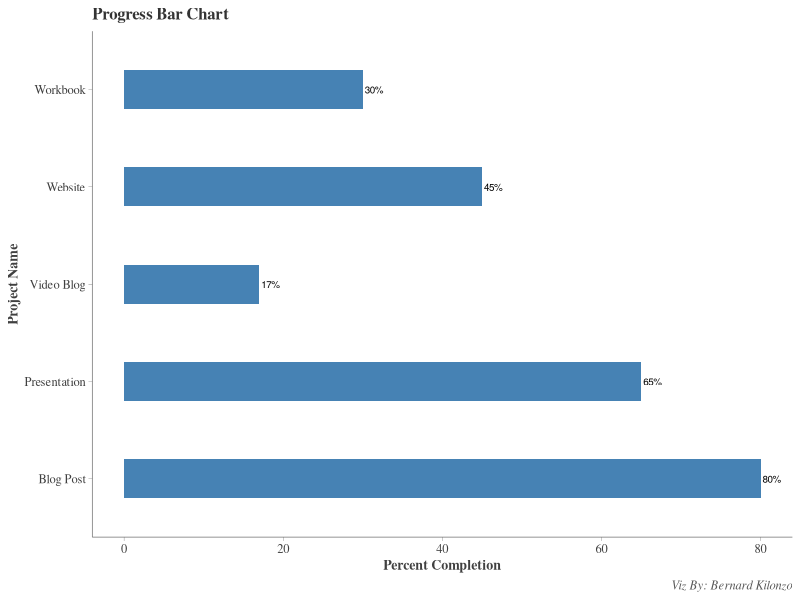
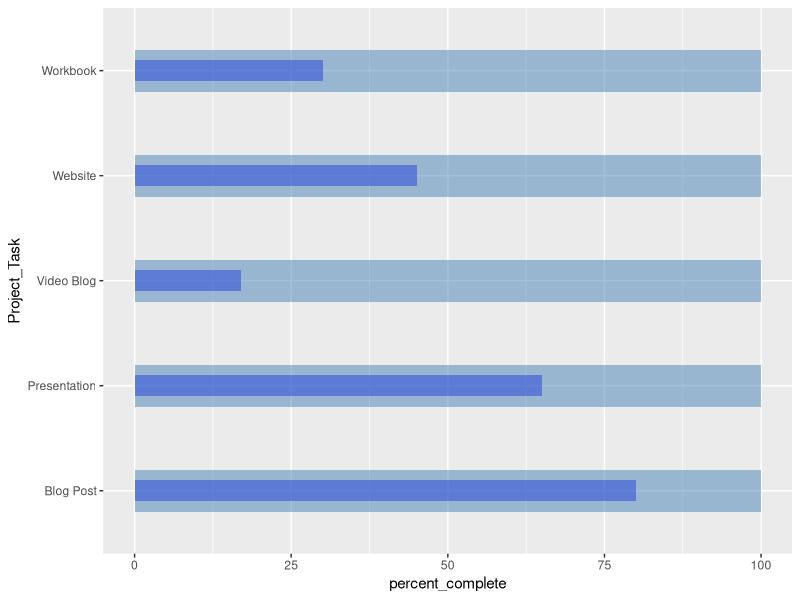

R code for these plots, in order:
setwd("C:\\Users\\berna\\OneDrive\\Desktop\\Production\\dataviz\\code\\Progress bar chart")

#load libraries
library(tidyverse)

#create data
data<-data.frame(ID = 1:5,
                 Project_Task = c("Blog Post","Presentation","Workbook","Website","Video Blog"),
                 percent_complete =c(80,65,30,45,17))

#creating progress bar chart (a simple bar chart)
data%>%ggplot(aes(y = Project_Task, x = percent_complete))+
  geom_bar(stat = "identity", fill = "steelblue", width = 0.4)+
  geom_text(aes(label = paste0(percent_complete,"%")),size =2.5, vjust = 0.5, hjust = -0.1)+
  labs(y = "Project Name", x = "Percent Completion",
       title = "Progress Bar Chart", caption = "Viz By: Bernard Kilonzo")+
  theme(panel.background = element_blank(),
        axis.ticks = element_line(color = "gray30", linewidth = 0.1),
        axis.line = element_line(color = "gray30", linewidth = 0.2),
        axis.title = element_text(family = "serif", face = "bold", color = "gray25",size = 10),
        axis.text = element_text(family = "serif", color = "gray25", size = 9),
        plot.title = element_text(family = "serif", face = "bold", size = 12, color = "gray20"),
        plot.caption = element_text(family = "serif", face = "italic", size = 9, color = "gray35"))

#Adding a new column computing 100% complete
data<-data%>%mutate(complete_project = 100)

#creating progress bar chart (as a bar-in-bar chart)
data%>%ggplot(aes(y = Project_Task))+
  geom_bar(aes(x = percent_complete), stat = "identity", width = 0.2, fill = "blue", alpha = 0.5)+
  geom_bar(aes(x = complete_project), stat = "identity", width = 0.4, fill = "steelblue", alpha = 0.5)
